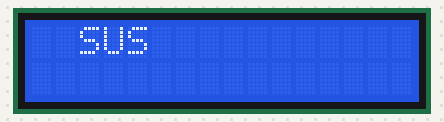
Simulated run of this sketch. Board: Arduino Uno, built with avr-gcc and run on an emulated ATmega328P. Parts: 16×2 character LCD.

Above: at 0.1 s.
At 2.1 s:
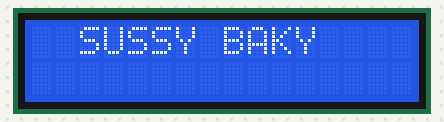

Measured:
- by itself, everything shown: repeats every 4.0 s, in 3 steps
- what the display in image 1 shows lasts 2.0 s, from 2.1 s to 4.1 s

The sketch:

write_LCD.ino
```cpp
#include <LiquidCrystal_I2C.h>

//define I2C address......
LiquidCrystal_I2C lcd(0x27,16,2);


void setup() {
  lcd.init();
  lcd.clear();
  lcd.backlight();

  //lcd.setCursor(2,0);
  //lcd.print("Hello World");

  //lcd.setCursor(2,1);
  //lcd.print("BEN?");

}

void loop() {
  lcd.setCursor(2, 0);
  lcd.print("SUS");
  delay(2000);

  lcd.setCursor(2, 0);
  lcd.print("SUSSY BAKY");
  delay(2000);
  lcd.clear();
}
```
